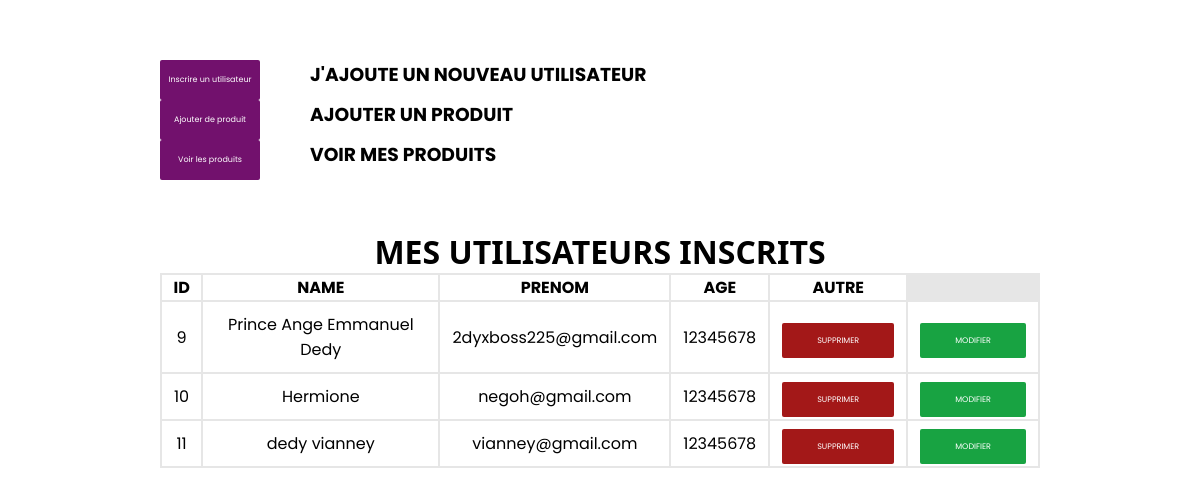
/admining, run on an earlier commit of the app's database.
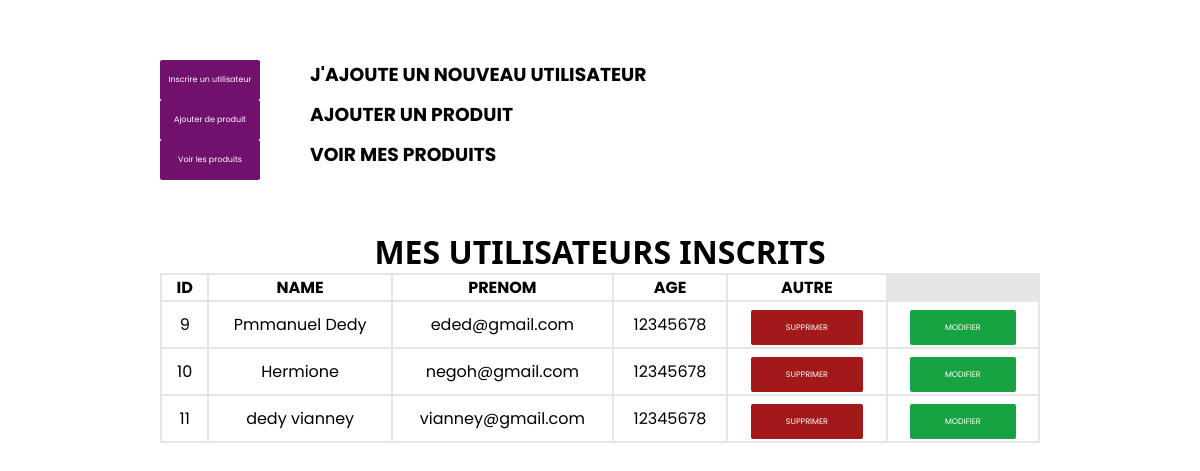
And on a later commit of the database.
### app.py (models this page shows, shortened)
class Profil(db.Model):
    id = db.Column(db.Integer, primary_key = True)
    first_name = db.Column(db.String(20), unique = False , nullable = False)
    last_name = db.Column(db.String(20), unique = True , nullable = False)
    age = db.Column(db.String(8),nullable = False)

### app.py (the view)
@app.route('/admining')
def index() :
    profiles = Profil.query.all()
    return render_template('index.html', profiles = profiles)

### templates/index.html (shortened to what this page needs)
<!DOCTYPE html>
<html lang="en">
<head>
    <link rel="stylesheet" href="static/CSS/profil.css">
    <link rel="stylesheet" href="static/CSS/profil.css">
</head>
<body>
    <div class="ajoutons" >
        <div class="eduz">
            <a href="/add_data" >Inscrire un utilisateur</a>
            <h3>J'AJOUTE UN NOUVEAU UTILISATEUR</h3>
        </div>
        <div class="sys">
            <a href="/add_objet">Ajouter de produit</a>
            <h3>AJOUTER UN PRODUIT</h3>
        </div>
        <div class="sys">
            <a href="/profil">Voir les produits</a>
            <h3>VOIR MES PRODUITS</h3>
        </div>
    </div>
    <h1 style="font-family: 'Segoe UI', Tahoma, Geneva, Verdana, sans-serif;">MES UTILISATEURS INSCRITS</h1>
    <table>
        <thead>
            <th>ID</th>
            <th>NAME</th>
            <th>PRENOM</th>
            <th>AGE</th>
            <th>AUTRE</th>
        </thead>
        {% for data in profiles %}
        <tbody>
            <td>{{data.id}}</td>
            <td>{{data.first_name}}</td>
            <td>{{data.last_name}}</td>
            <td>{{data.age}}</td>
            <td><a href="/delete/{{data.id}}" class="suppr">SUPPRIMER</a></td>
            <td><a href="/update/{{data.id}}" class="modif">MODIFIER</a></td>
        </tbody>
        {% endfor %}
    </table>
</body>
</html>

### static/CSS/profil.css (style rules this page uses)
* { box-sizing: border-box; margin: 0; padding: 0; font-family: 'Poppins', sans-serif; }
a { list-style-type: none; text-decoration: none; color: white; }
body { padding: 50px; width: 100%; background-color: white; display: grid; place-items: center; }
.ajoutons { width: 80%; padding-top: 10px; margin-bottom: 50px; }
.eduz { display: flex; width: 100%; height: 50%; }
.eduz a { width: 100px; height: 40px; font-size: 0.5rem; display: flex; justify-content: center; align-items: center; background-color: rgb(114, 17, 109); border-radius: 2px; margin-right: 50px; }
.sys a { width: 100px; height: 40px; font-size: 0.5rem; display: flex; justify-content: center; align-items: center; background-color: rgb(114, 17, 109); border-radius: 2px; margin-right: 50px; }
.sys { display: flex; width: 100%; height: 50%; }
table { width: 80%; border: none; overflow: hidden; background-color: rgb(230, 230, 230); }
thead { width: 100%; background-color: white; }
tbody { width: 100%; border: 10px solid black; background-color: white; }
tbody .suppr { width: 100%; padding: 12px 35px; font-size: 0.5rem; background-color: #a31818; border-radius: 2px; }
tbody .modif { width: 100%; padding: 12px 35px; font-size: 0.5rem; background-color: rgb(24, 163, 66); border-radius: 2px; }
td { padding: 10px 12px; text-align: center; }

What changed in the data, as far as the page shows it:
changed Profil id 9: first_name "Prince Ange Emmanuel Dedy" → "Pmmanuel Dedy"; last_name "2dyxboss225@gmail.com" → "eded@gmail.com"
